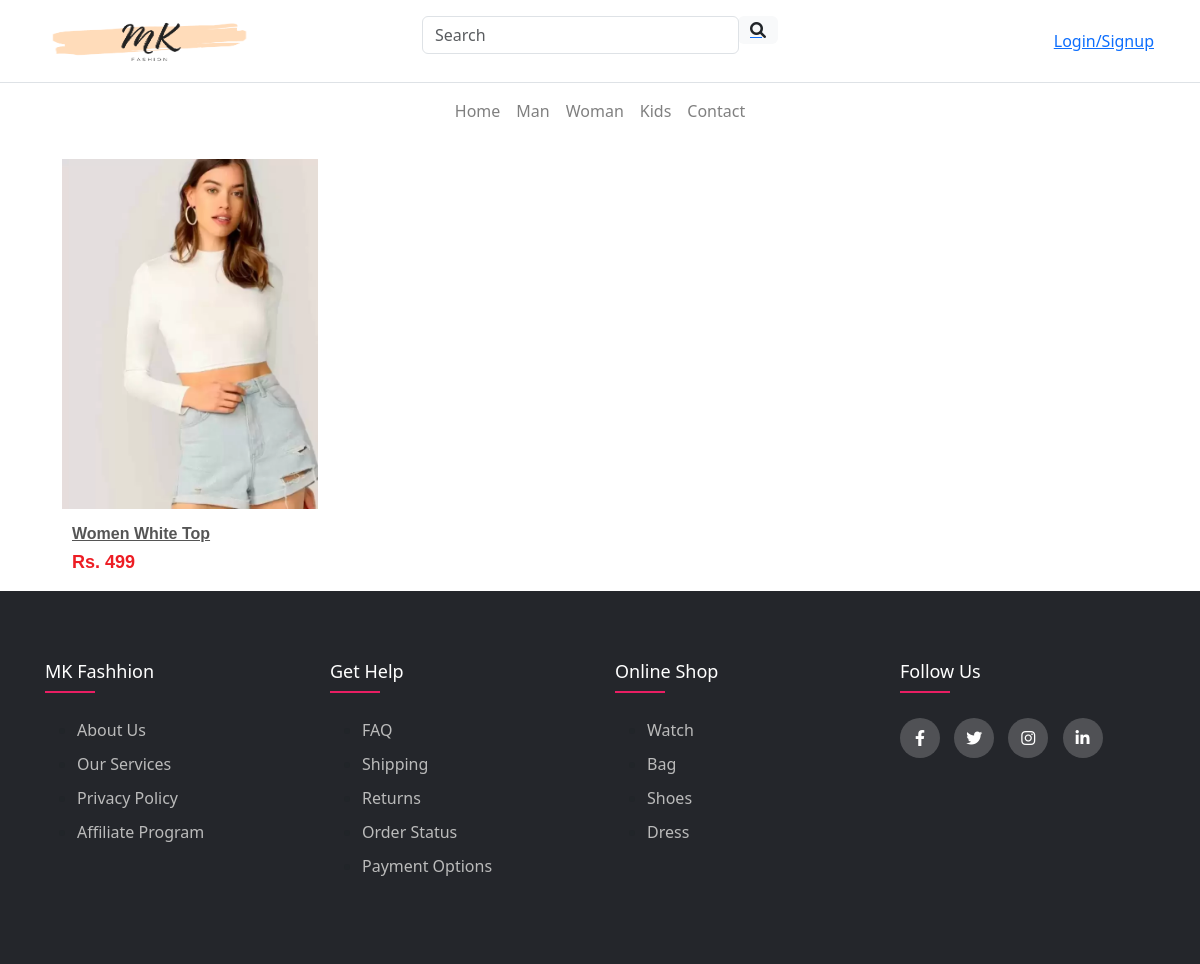
The page /woman-product/ on the database its author committed.
### Mkart/models.py (models this page shows, shortened)
class logo(models.Model):
    logo=models.ImageField(upload_to="img",default="")

class Product(models.Model):
    product_id = models.AutoField
    p_name = models.CharField(max_length=50)
    category = models.CharField(max_length=50,choices=choice_product,default=" ")
    subCategory = models.CharField(max_length=50,default="")
    p_price = models.IntegerField(default=0)
    des = models.TextField(max_length=300)
    product_date = models.DateField()
    p_img1=models.ImageField(upload_to="img",default="")
    p_img2=models.ImageField(upload_to="img",default="")

### Mkart/views.py (the view)
# urls.py: path('woman-product/',views.woman_product,name="woman-product"),
def woman_product(request):
    page = Ladeng_page.objects.all()
    n = len(page)
    li = logo.objects.all()
    cp = c_product.objects.all()
    products = Product.objects.all()
    cart = Cart.objects.all()
    lp = {
        "page": page,
        "rang": range(n),
        "logo": li,
        "c_p": cp,
        "products": products,
        "cart" : cart
    }
    return render(request, "woman-product.html",lp)

### templates/woman-product.html (shortened to what this page needs)
<!DOCTYPE html>
<html lang="en">
<head>
    <link href="https://maxcdn.bootstrapcdn.com/bootstrap/4.0.0/css/bootstrap.min.css" rel="stylesheet">
    <link href="https://stackpath.bootstrapcdn.com/bootstrap/4.0.0/js/bootstrap.bundle.min.js" rel="stylesheet">
    <link href="https://cdnjs.cloudflare.com/ajax/libs/jquery/3.2.1/jquery.min.js" rel="stylesheet">
    <link href="https://use.fontawesome.com/releases/v5.7.2/css/all.css" rel="stylesheet">
    <link href="https://cdn.jsdelivr.net/npm/bootstrap@5.3.0-alpha3/dist/css/bootstrap.min.css" rel="stylesheet"
>
    <link href="https://cdnjs.cloudflare.com/ajax/libs/font-awesome/6.0.0/css/all.min.css" rel="stylesheet" />
</head>
<body>
  {% include 'header.html' %}
    <div class="container">
      <div id="woman" class="conav">
        <div class="row">
          {% for product in products %}
          {% if product.category == "Woman" %}
          <div class="col-md-3 col-sm-6">
            <div class="product-grid">
              <div class="product-image">
                <a href="#" class="image">
                  <img class="pic-1" src="{{product.p_img1.url}}" height="400px" width="400px">
                </a>
              </div>
              <div class="product-content">
                <h3 class="title"><a href="{% url 'product-detail' product_id=product.id %}">{{product.p_name}}</a></h3>
                <div class="price">Rs. {{product.p_price}}</div>
              </div>
            </div>
          </div>
          {% endif %}
          {% endfor %}
        </div>
      </div>
    </div>
    {% include 'footer.html' %}
</body>
</html>

### templates/header.html (shortened to what this page needs)
<!DOCTYPE html>
<html lang="en">
  <head>
  </head>
  <body>
     {% load static %}
     <div class="p-3 text-center bg-white border-bottom">
       <div class="container">
         <div class="row">
           <div class="col-md-4 d-flex justify-content-center justify-content-md-start mb-3 mb-md-0">
             <a href="/" class="ms-md-2">
               <img src="{{logo.0.logo.url}}" height="50" width="200" />
             </a>
           </div>
           <div class="col-md-4">
             <form class="d-flex input-group w-auto my-auto mb-3 mb-md-0">
               <input autocomplete="off" type="search" class="form-control rounded" placeholder="Search" />
               <a href="#">
               <span class="input-group-text border-0 d-none d-lg-flex"><i class="fas fa-search"></i></span>
               </a>
             </form>
           </div>
           <div class="col-md-4 d-flex justify-content-center justify-content-md-end align-items-center">
             <div class="d-flex">
           {% if not user.is_authenticated %}
           <a class="mx-1 but" href="{% url 'signup' %}">Login/Signup</a>
               {% endif %}
             </div>
           </div>
         </div>
       </div>
     </div>
     <nav class="navbar navbar-expand-lg navbar-light bg-white ">
       <div class="container justify-content-center">
         <ul class="navbar-nav  flex-row">
           <li class="nav-item me-2 me-lg-0 d-none d-md-inline-block">
             <a class="nav-link " href="{% url 'home' %}">Home</a>
           </li>
           <li class="nav-item me-2 me-lg-0 d-none d-md-inline-block">
             <a class="nav-link " href="{% url 'man-product' %}">Man</a>
           </li>
           <li class="nav-item me-2 me-lg-0 d-none d-md-inline-block">
             <a class="nav-link " href="{% url 'woman-product' %}">Woman</a>
         </li>
         <li class="nav-item me-2 me-lg-0 d-none d-md-inline-block">
             <a class="nav-link " href="{% url 'kids-product' %}">Kids</a>
         </li>
           <li class="nav-item me-2 me-lg-0 d-none d-md-inline-block">
             <a class="nav-link " href="#">Contact</a>
           </li>
         </ul>
     </nav>
  </body>
</html>

### templates/woman-product.html (style rules this page uses)
.product-grid { background-color: #fff; font-family: 'Work Sans', sans-serif; text-align: center; transition: all 0.3s ease 0s; }
.product-grid .product-image { overflow: hidden; position: relative; transition: all 0.3s ease 0s; }
.product-grid .product-image a.image { display: block; }
.product-grid .product-image img { width: 100%; height: 350px; }
.product-image .pic-1 { backface-visibility: hidden; transition: all 0.5s ease 0s; }
.product-grid .product-content { text-align: left; padding: 15px 10px; }
.product-grid .title { font-size: 16px; font-weight: 600; text-transform: capitalize; margin: 0 0 6px; }
.product-grid .title a { color: #555; transition: all 0.3s ease 0s; }
.product-grid .price { color: #ed1d24; font-size: 18px; font-weight: 700; }
.conav { margin-top: 20px; margin-left: 20px; }

### rows shown on the page
logo: logo (picture)
Product: p_img1 (picture), p_name "Women White Top", p_price "499"
